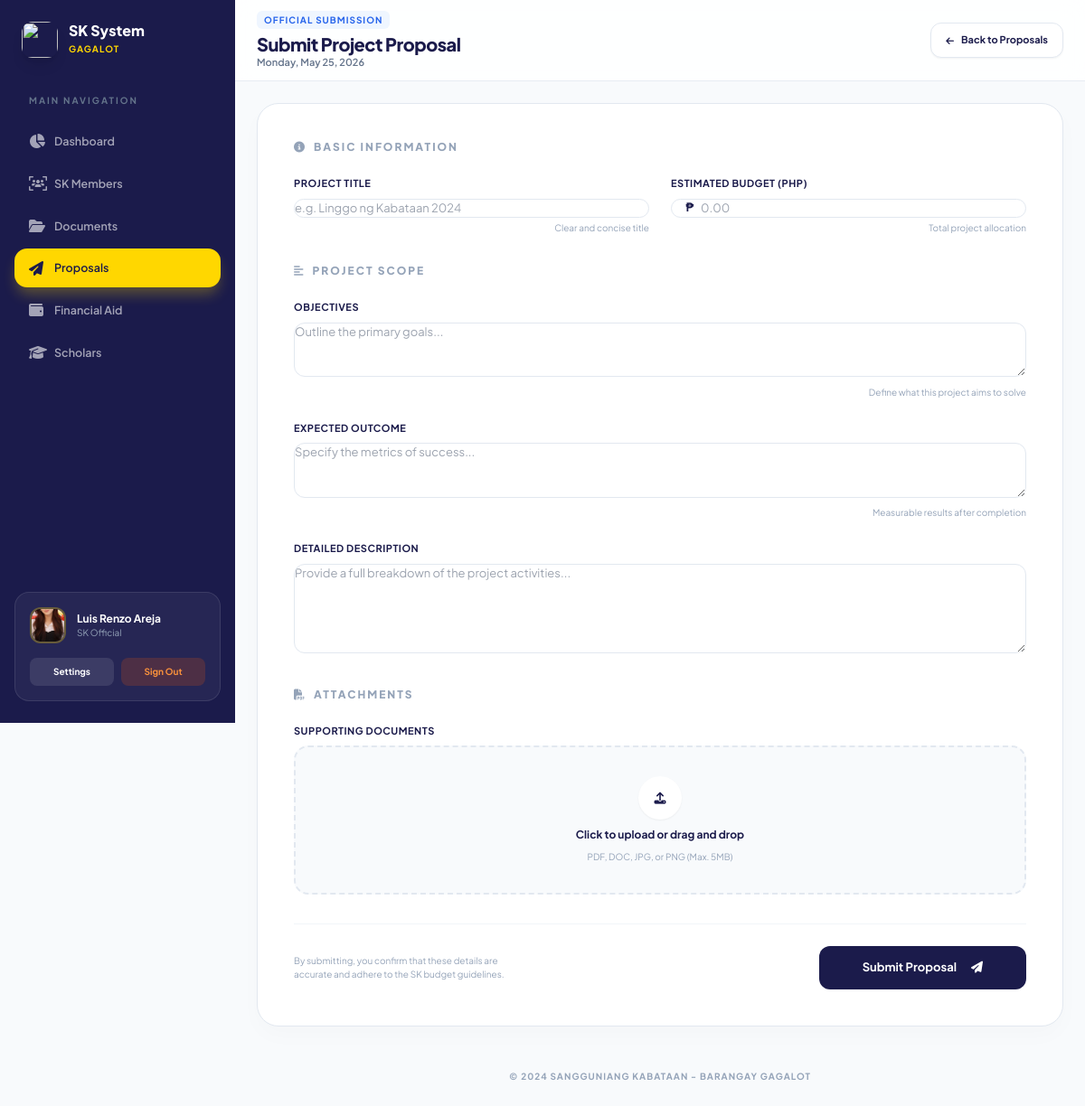
The app's page /php/submit_project_proposal.php (signed in) with its own data.
### tables this page shows
CREATE TABLE `users` (
  `id` int(11) NOT NULL,
  `role` varchar(50) NOT NULL,
  `surname` varchar(255) NOT NULL,
  `firstname` varchar(255) NOT NULL,
  `middlename` varchar(255) DEFAULT NULL,
  `email` varchar(255) NOT NULL,
  `mobile` varchar(15) DEFAULT NULL,
  `password` varchar(255) NOT NULL,
  `profile_photo` varchar(255) DEFAULT NULL,
  `id_document` varchar(255) DEFAULT NULL,
  `barangay` varchar(255) NOT NULL,
  `gender` varchar(20) DEFAULT NULL,
  `dob` date DEFAULT NULL,
  `civil_status` varchar(50) DEFAULT NULL,
  `position` varchar(255) DEFAULT NULL,
  `term_start` date DEFAULT NULL,
  `district` varchar(255) DEFAULT NULL,
  `house_no` varchar(50) DEFAULT NULL,
  `street` varchar(255) DEFAULT NULL,
  `purok` varchar(255) DEFAULT NULL,
  `municipality` varchar(255) DEFAULT NULL,
  `province` varchar(255) DEFAULT NULL,
  `complete_address` text DEFAULT NULL,
  `household_no` varchar(50) DEFAULT NULL,
  `occupation` varchar(255) DEFAULT NULL,
  `income_bracket` varchar(50) DEFAULT NULL,
  `status` varchar(20) NOT NULL DEFAULT 'pending',
  `created_at` timestamp NOT NULL DEFAULT current_timestamp()
);

### php/submit_project_proposal.php (the view, shortened to what this page needs)
<?php
require_once 'db_conn.php';
$fullname = $_SESSION['fullname'];
$sql = "SELECT email, surname, role, barangay, profile_photo FROM users WHERE id = ?";
$stmt = $conn->prepare($sql);
$stmt->bind_param("i", $_SESSION['user_id']);
$stmt->execute();
$stmt->bind_result($user_email, $surname_from_db, $role, $barangay, $profile_photo);
$profilePath = $profile_photo ? "uploads/profiles/" . basename($profile_photo) : "uploads/profiles/default-avatar.png";
$logoPath = "../sk_logo.png";
?>
<!DOCTYPE html>
<html lang="en">
<head>
    <script src="https://cdn.tailwindcss.com"></script>
    <link rel="stylesheet" href="https://cdnjs.cloudflare.com/ajax/libs/font-awesome/6.5.2/css/all.min.css">
</head>
<body>
<div class="app-wrapper">
    <aside class="sidebar" id="sidebar">
        <div class="flex items-center gap-3 mb-10 px-2">
            <img src="<?= htmlspecialchars($logoPath) ?>" class="w-10 h-10 rounded-xl shadow-lg object-cover">
            <div>
                <h2 class="font-extrabold text-white text-base leading-tight">SK System</h2>
                <span class="text-[10px] text-[#FFD700] font-bold uppercase tracking-widest"><?= htmlspecialchars($barangay) ?></span>
            </div>
        </div>
        <nav class="flex-grow">
            <p class="text-[10px] font-bold text-slate-500 uppercase tracking-[0.2em] mb-4 px-4">Main Navigation</p>
            <a href="sk_dashboard.php" class="nav-link"><i class="fas fa-chart-pie"></i> Dashboard</a>
            <a href="sk_list.php" class="nav-link"><i class="fas fa-users-viewfinder"></i> SK Members</a>
            <a href="document_submissions.php" class="nav-link"><i class="fas fa-folder-open"></i> Documents</a>
            <a href="submit_proposal.php" class="nav-link active"><i class="fas fa-paper-plane"></i> Proposals</a>
            <a href="financial_aid.php" class="nav-link"><i class="fas fa-wallet"></i> Financial Aid</a>
            <a href="scholarship_list.php" class="nav-link"><i class="fas fa-graduation-cap"></i> Scholars</a>
        </nav>
        <div class="mt-auto bg-white/5 rounded-2xl p-4 border border-white/10">
            <div class="flex items-center gap-3 mb-4">
                <img src="<?= htmlspecialchars($profilePath) ?>" class="w-10 h-10 rounded-xl object-cover border-2 border-[#FFD700]/30">
                <div class="overflow-hidden">
                    <p class="text-xs font-bold text-white truncate"><?= htmlspecialchars($fullname) ?></p>
                    <p class="text-[10px] text-slate-400 truncate"><?= htmlspecialchars($role) ?></p>
                </div>
            </div>
            <div class="flex gap-2">
                <a href="settings.php" class="flex-1 text-center py-2 bg-white/10 rounded-lg text-[10px] text-white font-bold hover:bg-white/20 transition">Settings</a>
                <a href="login.php" class="flex-1 text-center py-2 bg-orange-600/20 rounded-lg text-[10px] text-orange-400 font-bold hover:bg-orange-600/30 transition">Sign Out</a>
            </div>
        </div>
    </aside>
    <div class="main-container">
        <header class="sticky-header">
            <div class="flex items-center gap-4 min-w-0">
                <div class="min-w-0">
                    <span class="text-[10px] font-bold text-blue-600 uppercase tracking-widest bg-blue-50 px-2 py-1 rounded-md">Official Submission</span>
                    <h1 class="font-extrabold text-[#1B1B4B] tracking-tight text-xl mt-1 leading-tight">Submit Project Proposal</h1>
                    <p id="current-time" class="text-[11px] text-slate-500 font-semibold"></p>
                </div>
            </div>
            <a href="submit_proposal.php" class="flex-shrink-0 bg-white px-4 py-2.5 rounded-xl text-[11px] font-bold text-[#1B1B4B] shadow-sm border border-slate-200 hover:border-slate-300 transition flex items-center gap-2">
                <i class="fas fa-arrow-left text-[10px]"></i>
                <span class="back-btn-text">Back to Proposals</span>
            </a>
        </header>
        <main class="main-content">
            <div class="form-card max-w-4xl mx-auto">
                <form method="post" enctype="multipart/form-data" class="space-y-8" id="proposalForm">
                    <div class="section-group">
                        <h3 class="text-xs font-black text-slate-400 uppercase tracking-[2px] mb-6 flex items-center gap-2">
                            <i class="fas fa-info-circle"></i> Basic Information
                        </h3>
                        <div class="grid grid-cols-1 md:grid-cols-2 gap-6">
                            <div>
                                <label for="title">Project Title</label>
                                <input type="text" name="title" id="title" required placeholder="e.g. Linggo ng Kabataan 2024" pattern="[a-zA-Z0-9\s.,\-\/()!?]+" oninput="this.value = this.value.replace(/[^a-zA-Z0-9\s.,\-\/()!?]/g, '')">
                                <span class="char-hint">Clear and concise title</span>
                            </div>
                            <div>
                                <label for="budget">Estimated Budget (PHP)</label>
                                <div class="relative">
                                    <span class="absolute left-4 top-1/2 -translate-y-1/2 text-[#1B1B4B] font-bold">₱</span>
                                    <input type="number" name="budget" id="budget" required class="pl-8" placeholder="0.00" oninput="this.value = this.value.replace(/[^0-9.]/g, '')">
                                </div>
                                <span class="char-hint">Total project allocation</span>
                            </div>
                        </div>
                    </div>
                    <div class="section-group">
                        <h3 class="text-xs font-black text-slate-400 uppercase tracking-[2px] mb-6 flex items-center gap-2">
                            <i class="fas fa-align-left"></i> Project Scope
                        </h3>
                        <div class="space-y-6">
                            <div>
                                <label for="objectives">Objectives</label>
                                <textarea name="objectives" id="objectives" rows="3" required placeholder="Outline the primary goals..." oninput="this.value = this.value.replace(/[^a-zA-Z0-9\s.,\-\/()!?\n]/g, '')"></textarea>
                                <span class="char-hint">Define what this project aims to solve</span>
                            </div>
                            <div>
                                <label for="expected_outcome">Expected Outcome</label>
                                <textarea name="expected_outcome" id="expected_outcome" rows="3" required placeholder="Specify the metrics of success..." oninput="this.value = this.value.replace(/[^a-zA-Z0-9\s.,\-\/()!?\n]/g, '')"></textarea>
                                <span class="char-hint">Measurable results after completion</span>
                            </div>
                            <div>
                                <label for="description">Detailed Description</label>
                                <textarea name="description" id="description" rows="5" required placeholder="Provide a full breakdown of the project activities..." oninput="this.value = this.value.replace(/[^a-zA-Z0-9\s.,\-\/()!?\n]/g, '')"></textarea>
                            </div>
                        </div>
                    </div>
                    <div class="section-group">
                        <h3 class="text-xs font-black text-slate-400 uppercase tracking-[2px] mb-6 flex items-center gap-2">
                            <i class="fas fa-file-pdf"></i> Attachments
                        </h3>
                        <div>
                            <label for="project_document">Supporting Documents</label>
                            <div class="border-2 border-dashed border-slate-200 rounded-2xl p-8 bg-slate-50 hover:bg-white hover:border-[#1B1B4B]/30 transition-all relative group cursor-pointer text-center">
                                <div class="space-y-2">
                                    <div class="w-12 h-12 bg-white rounded-full flex items-center justify-center mx-auto shadow-sm group-hover:scale-110 transition-transform">
                                        <i class="fas fa-upload text-[#1B1B4B]"></i>
                                    </div>
                                    <p class="text-[12px] text-[#1B1B4B] font-bold" id="file-label-text">Click to upload or drag and drop</p>
                                    <p class="text-[10px] text-slate-400">PDF, DOC, JPG, or PNG (Max. 5MB)</p>
                                </div>
                            </div>
                        </div>
                    </div>
                    <div class="pt-6 border-t border-slate-100 flex items-center justify-between gap-4 flex-wrap">
                        <p class="text-[10px] text-slate-400 max-w-[250px]">
                            By submitting, you confirm that these details are accurate and adhere to the SK budget guidelines.
                        </p>
                        <button type="submit" id="submitBtn" class="btn-primary w-full md:w-auto px-12">
                            Submit Proposal <i class="fas fa-paper-plane ml-2"></i>
                        </button>
                    </div>
                </form>
            </div>
            <footer class="mt-12 pb-8 text-center">
                <p class="text-[10px] font-bold text-slate-400 uppercase tracking-widest">&copy; 2024 Sangguniang Kabataan - Barangay <?= htmlspecialchars($barangay) ?></p>
            </footer>
        </main>
    </div>
</div>
</body>
</html>

### php/submit_project_proposal.php (style rules this page uses)
body { font-family: 'Plus Jakarta Sans', sans-serif; background-color: #f8fafc; margin: 0; font-size: 13px; color: #1e293b; }
.app-wrapper { display: flex; min-height: 100vh; position: relative; }
.sidebar { width: 260px; background: #1B1B4B; padding: 24px 16px; display: flex; flex-direction: column; flex-shrink: 0; transition: all 0.3s cubic-bezier(0.4, 0, 0.2, 1); position: sticky; top: 0; height: 100vh; z-index: 1001; }
.sticky-header { position: sticky; top: 0; z-index: 1000; background: rgba(255, 255, 255, 0.85); backdrop-filter: blur(12px); -webkit-backdrop-filter: blur(12px); border-bottom: 1px solid rgba(226, 232, 240, 0.8); padding: 12px 24px; display: flex; align-items: center; justify-content: space-between; gap: 12px; }
.main-container { flex: 1; display: flex; flex-direction: column; min-width: 0; }
.main-content { flex: 1; padding: 24px; background: #f8fafc; overflow-y: auto; }
.nav-link { display: flex; align-items: center; padding: 12px 16px; border-radius: 14px; color: rgba(255,255,255,0.6); transition: all 0.2s; margin-bottom: 4px; font-size: 12.5px; font-weight: 600; }
.nav-link i { font-size: 16px; width: 28px; }
.nav-link.active { background: #FFD700; color: #1B1B4B; box-shadow: 0 10px 15px -3px rgba(255, 215, 0, 0.3); }
.form-card { background: white; border-radius: 24px; padding: 40px; box-shadow: 0 10px 25px rgba(0,0,0,0.02); border: 1px solid #e2e8f0; }
input, textarea { background: #ffffff; border: 1px solid #e2e8f0; border-radius: 12px; padding: 12px 16px; font-size: 13px; width: 100%; transition: all 0.2s; box-sizing: border-box; }
label { font-weight: 700; color: #1B1B4B; font-size: 11px; margin-bottom: 8px; display: block; text-transform: uppercase; letter-spacing: 0.5px; }
.btn-primary { background: #1B1B4B; color: white; padding: 14px 28px; border-radius: 12px; font-weight: 700; transition: all 0.2s; cursor: pointer; display: inline-flex; align-items: center; justify-content: center; gap: 8px; }
.char-hint { font-size: 10px; color: #94a3b8; margin-top: 4px; display: block; text-align: right; }

### records on screen
users: barangay "GAGALOT", profile_photo (picture), role "SK Official"

### other values on screen
$fullname "Luis Renzo Areja"
